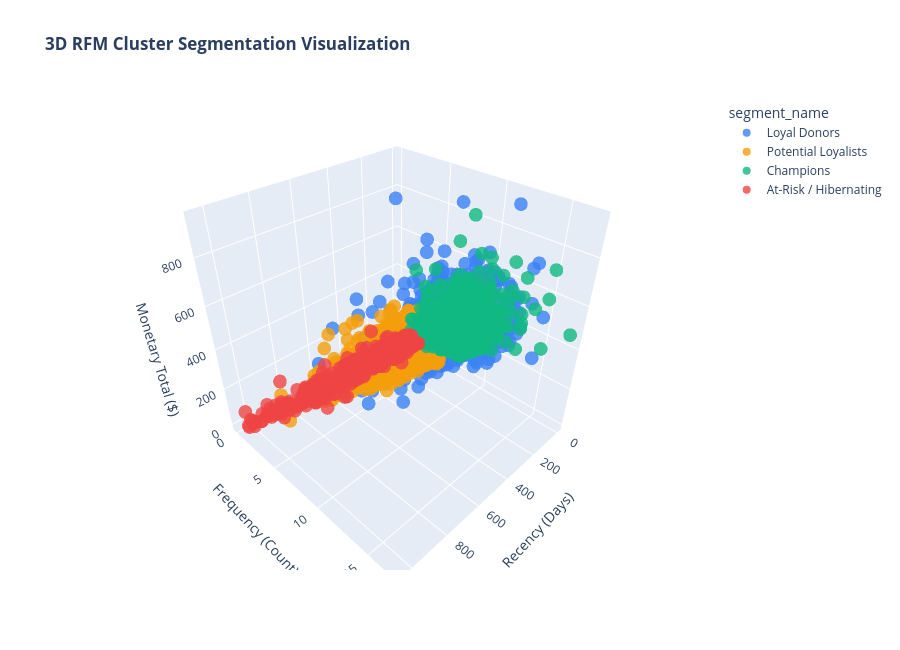

Source (notebook cell):
### Code cell
# 3D Interactive RFM Scatter Plot (Plotly)
fig = px.scatter_3d(
    df_donor_rfm,
    x='recency',
    y='frequency',
    z='monetary',
    color='segment_name',
    hover_data=['donor_id', 'donor_country', 'average_donation'],
    color_discrete_map={
        'Champions': '#10B981',
        'Loyal Donors': '#3B82F6',
        'Potential Loyalists': '#F59E0B',
        'At-Risk / Hibernating': '#EF4444'
    },
    title='<b>3D RFM Cluster Segmentation Visualization</b>',
    opacity=0.8
)
fig.update_layout(scene=dict(
    xaxis_title='Recency (Days)',
    yaxis_title='Frequency (Count)',
    zaxis_title='Monetary Total ($)'
), width=900, height=650)
fig.show()

### Figure 1 — Plotly figure (JSON) as saved in the notebook; plotly's stock layout.template omitted (floating-point values rounded to 4 significant figures; data arrays with more than 128 entries replaced by an {"elided": "..."} marker saying what was removed)
{"data": [{"customdata": {"elided": "1767x3 mixed values"}, "hovertemplate": "segment_name=Loyal Donors<br>recency=%{x}<br>frequency=%{y}<br>monetary=%{z}<br>donor_id=%{customdata[0]}<br>donor_country=%{customdata[1]}<br>average_donation=%{customdata[2]}<extra></extra>", "legendgroup": "Loyal Donors", "marker": {"color": "#3B82F6", "opacity": 0.8, "symbol": "circle"}, "mode": "markers", "name": "Loyal Donors", "scene": "scene", "showlegend": true, "type": "scatter3d", "x": {"elided": "1767 int values"}, "y": {"elided": "1767 int values"}, "z": {"elided": "1767 float values"}}, {"customdata": {"elided": "1817x3 mixed values"}, "hovertemplate": "segment_name=Potential Loyalists<br>recency=%{x}<br>frequency=%{y}<br>monetary=%{z}<br>donor_id=%{customdata[0]}<br>donor_country=%{customdata[1]}<br>average_donation=%{customdata[2]}<extra></extra>", "legendgroup": "Potential Loyalists", "marker": {"color": "#F59E0B", "opacity": 0.8, "symbol": "circle"}, "mode": "markers", "name": "Potential Loyalists", "scene": "scene", "showlegend": true, "type": "scatter3d", "x": {"elided": "1817 int values"}, "y": {"elided": "1817 int values"}, "z": {"elided": "1817 float values"}}, {"customdata": {"elided": "1015x3 mixed values"}, "hovertemplate": "segment_name=Champions<br>recency=%{x}<br>frequency=%{y}<br>monetary=%{z}<br>donor_id=%{customdata[0]}<br>donor_country=%{customdata[1]}<br>average_donation=%{customdata[2]}<extra></extra>", "legendgroup": "Champions", "marker": {"color": "#10B981", "opacity": 0.8, "symbol": "circle"}, "mode": "markers", "name": "Champions", "scene": "scene", "showlegend": true, "type": "scatter3d", "x": {"elided": "1015 int values"}, "y": {"elided": "1015 int values"}, "z": {"elided": "1015 float values"}}, {"customdata": {"elided": "401x3 mixed values"}, "hovertemplate": "segment_name=At-Risk / Hibernating<br>recency=%{x}<br>frequency=%{y}<br>monetary=%{z}<br>donor_id=%{customdata[0]}<br>donor_country=%{customdata[1]}<br>average_donation=%{customdata[2]}<extra></extra>", "legendgroup": "At-Risk / Hibernating", "marker": {"color": "#EF4444", "opacity": 0.8, "symbol": "circle"}, "mode": "markers", "name": "At-Risk / Hibernating", "scene": "scene", "showlegend": true, "type": "scatter3d", "x": {"elided": "401 int values"}, "y": {"elided": "401 int values"}, "z": {"elided": "401 float values"}}], "layout": {"height": 650, "legend": {"title": {"text": "segment_name"}, "tracegroupgap": 0}, "scene": {"domain": {"x": [0, 1], "y": [0, 1]}, "xaxis": {"title": {"text": "Recency (Days)"}}, "yaxis": {"title": {"text": "Frequency (Count)"}}, "zaxis": {"title": {"text": "Monetary Total ($)"}}}, "title": {"text": "<b>3D RFM Cluster Segmentation Visualization</b>"}, "width": 900}}
